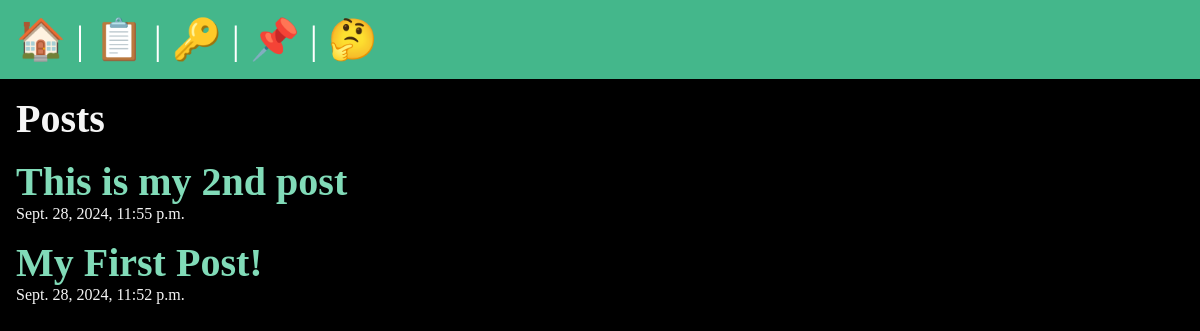
The app's page /posts/, older data.
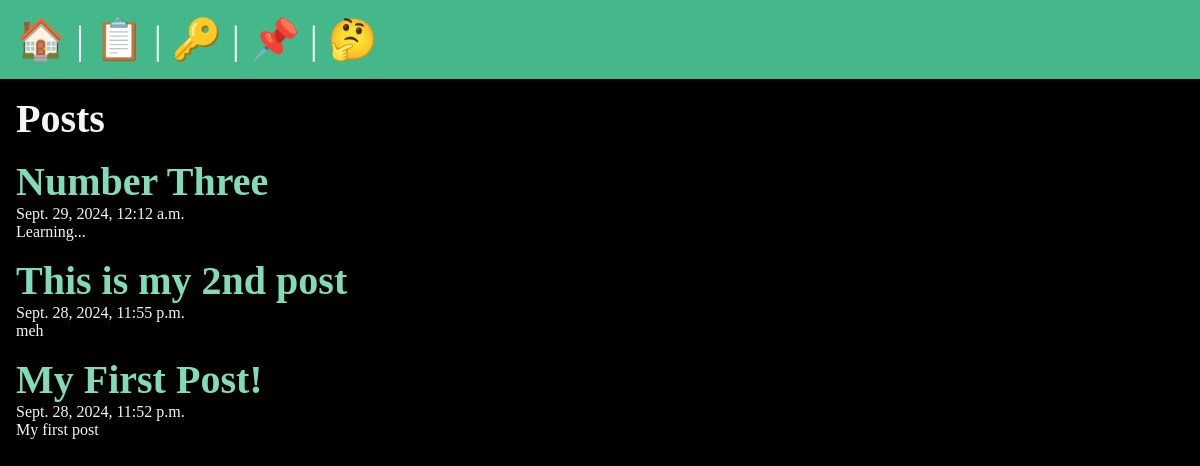
The same page, newer data.
### posts/models.py (models this page shows, shortened)
class Post(models.Model):
    title = models.CharField(max_length=100)
    body = models.TextField()
    slug = models.SlugField()
    date = models.DateTimeField(auto_now_add=True)
    banner = models.ImageField(default='fallback.png', blank=True)

### posts/views.py (the view)
# urls.py: path('', views.posts_list, name='list'),
def posts_list(request):
    posts = Post.objects.all().order_by('-date')
    return render(request, 'posts/posts_list.html', {'posts': posts})

### posts/templates/posts/posts_list.html (shortened to what this page needs)
{% extends "layout.html" %}
{% block content %}
    <section>
        <h1>Posts</h1>
        {% for post in posts %}
            <article class="post">
                <h2>
                    <a href="{% url 'posts:page' slug=post.slug %}">
                    {{ post.title }}
                    </a>
                </h2>
                <p>{{ post.date }}</p>
                <p>{{ post.body }}</p>
            </article>
        {% endfor %}
    </section>
{% endblock %}

Row changes from the older to the newer data that the page shows:
added Post: title "Number Three", date "Sept. 29, 2024, 12:12 a.m.", body "Learning..."
changed Post "This is my 2nd post": body (not shown) → "meh"
changed Post "My First Post!": body (not shown) → "My first post"
